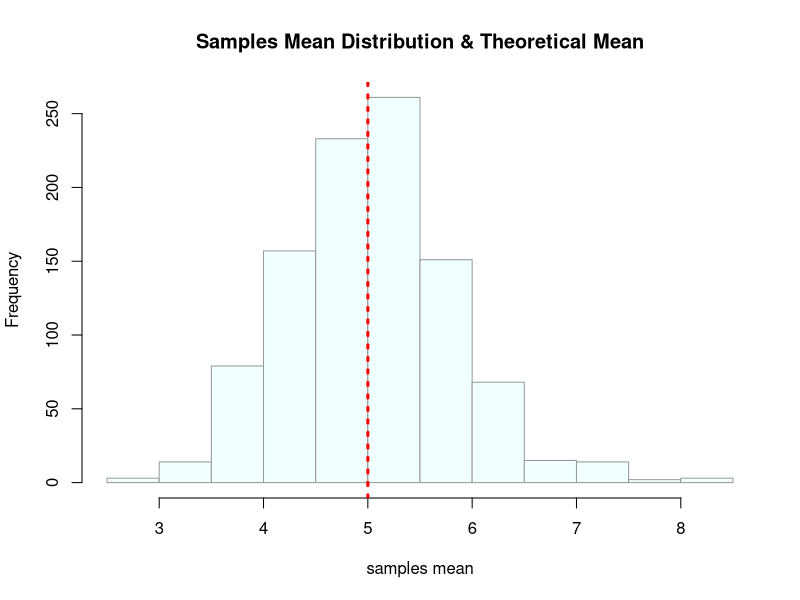
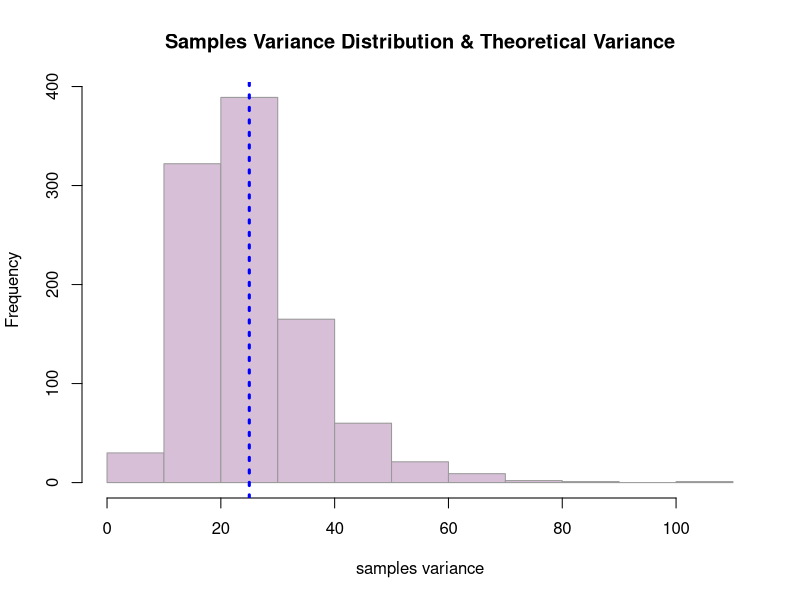
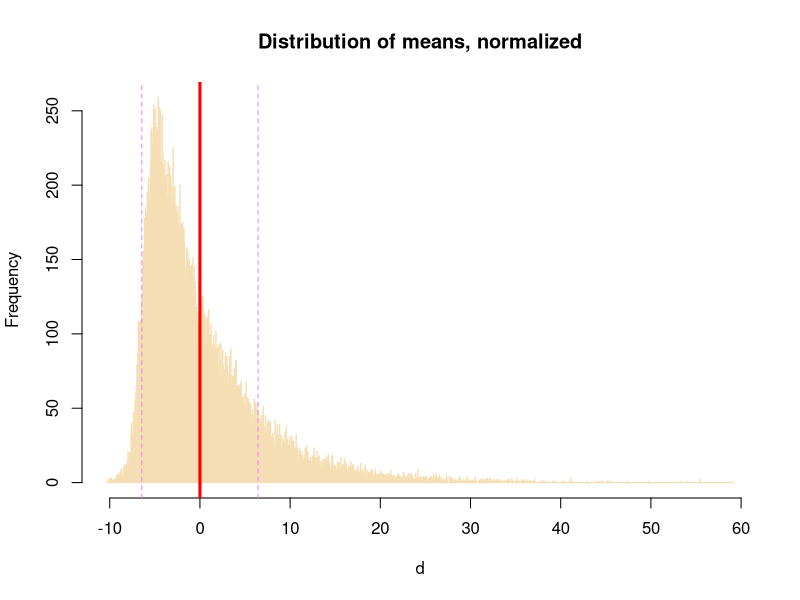
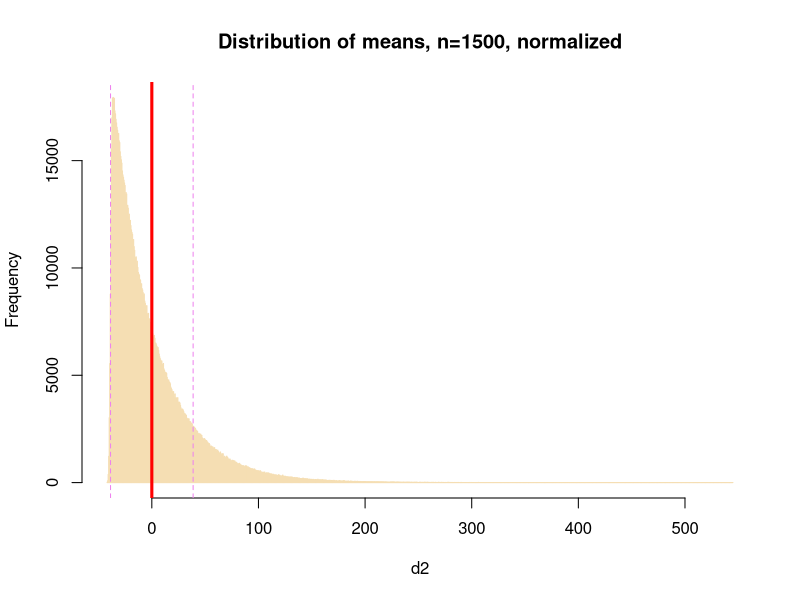

R code for these plots, in order:
## ---- chunk 1
 
#Setting lambda = 0.2 for all of the simulations
lambda <- 0.2
#calculate the mean, the standard deviation and the variance of each exponential distribution
mean<- 1/lambda ; std<- 1/lambda ; var= std^2
n<-40

#running 1000 simulations of exponential distributions, all with lambda=0.2, n=40
#for each one, I am calculating each mean (mean(rexp(n, lambda)) and saving it to a table "mns"
ens<- NULL; sens<- NULL; mns<-NULL ; vns<- NULL
for (i in 1 : 1000) 
  {
    #run simulation of exponential
    dist<- rexp(n, lambda)
    # add to the estimates table
   ens<-c(ens, dist)
    #mean of n samples simulation calculated and stored in the relevant table, aka mns
    mns <- c(mns, mean(dist))
    #variance of n samples simulation calculated and stored in the relevant table, aka vns
    vns <- c(vns, sd(dist)^2 )
  }
# normalized distribution of means
d <- (ens - mns)*sqrt(n)/std
## ---- chunk 2
#plot the distribution of sample mean
hist(mns, main="Samples Mean Distribution & Theoretical Mean", xlab="samples mean", col= "azure", border="gray60")
#plot the theoretical mean, in red
abline(v=mean, col= "red", lty=3, lwd= 3)

## ---- chunk 3
#plot the distribution of sample variance
hist(vns, main="Samples Variance Distribution & Theoretical Variance", xlab="samples variance", col= "thistle", border="gray60")

#plot the theoretical variance in blue
abline(v=var, col= "blue", lty=3, lwd= 3)

## ---- chunk 4
hist(d, main="Distribution of means, normalized", col="wheat", border="wheat", breaks=1000)
abline(v=mean(d), col="red", lwd= 3)
abline(v=sd(d), col="violet", lty=2, lwd= 1)
abline(v=-sd(d), col="violet", lty=2, lwd= 1)
## ---- chunk 5
paste("Distribution mean= ", round(mean(d),2), "tends to equal the mean of standard normal distrubution, which is 0")

paste("Distribution St deviation= ", round(sd(d),2), "tends to equal the St. Deviation of standard normal distrubution, which is 1")
## ---- chunk 6
#set a larger n
n2 <- 1500

#re-running 1000 simulations of exponential distributions, all with lambda=0.2, n=1500
ens2<- NULL; sens2<- NULL; mns2<-NULL ; vns2<- NULL
for (i in 1 : 1000) 
  {
    #run simulation of exponential
    dist2<- rexp(n2, lambda)
    # add to the estimates table
   ens2<-c(ens2, dist2)
    #mean of n samples simulation calculated and stored in the relevant table, aka mns
    mns2 <- c(mns2, mean(dist2))
    #variance of n samples simulation calculated and stored in the relevant table, aka vns
    vns2 <- c(vns2, sd(dist2)^2 )
  }
# normalized distribution of means
d2 <- (ens2 - mns2)*sqrt(n2)/std

#plot new distribution with larger n
hist(d2, main="Distribution of means, n=1500, normalized", col="wheat3", border="wheat", breaks=1000)
abline(v=mean(d2), col="red", lwd= 3)
abline(v=sd(d2), col="violet", lty=2, lwd= 1)
abline(v=-sd(d2), col="violet", lty=2, lwd= 1)
## ---- chunk 7
round(mean(d2),2)
